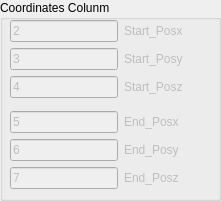
      <widget class="QGroupBox" name="groupBox_CoordCols">
       <property name="geometry">
        <rect>
         <x>240</x>
         <y>10</y>
         <width>221</width>
         <height>201</height>
        </rect>
       </property>
       <property name="title">
        <string>Coordinates Colunm</string>
       </property>
       <widget class="QWidget" name="layoutWidget">
        <property name="geometry">
         <rect>
          <x>10</x>
          <y>20</y>
          <width>196</width>
          <height>175</height>
         </rect>
        </property>
        <layout class="QVBoxLayout" name="verticalLayout_2">
         <item>
          <layout class="QFormLayout" name="formLayout">
           <item row="0" column="0">
            <widget class="QLineEdit" name="ed_XStartCol">
             <property name="enabled">
              <bool>false</bool>
             </property>
             <property name="text">
              <string>2</string>
             </property>
            </widget>
           </item>
           <item row="0" column="1">
            <widget class="QLabel" name="lbl_startPosX">
             <property name="enabled">
              <bool>false</bool>
             </property>
             <property name="text">
              <string>Start_Posx</string>
             </property>
            </widget>
           </item>
           <item row="1" column="0">
            <widget class="QLineEdit" name="ed_yStart_Col">
             <property name="enabled">
              <bool>false</bool>
             </property>
             <property name="text">
              <string>3</string>
             </property>
            </widget>
           </item>
           <item row="1" column="1">
            <widget class="QLabel" name="lbl_StartPosY">
             <property name="enabled">
              <bool>false</bool>
             </property>
             <property name="text">
              <string>Start_Posy</string>
             </property>
            </widget>
           </item>
           <item row="2" column="0">
            <widget class="QLineEdit" name="ed_z_StartCol">
             <property name="enabled">
              <bool>false</bool>
             </property>
             <property name="text">
              <string>4</string>
             </property>
            </widget>
           </item>
           <item row="2" column="1">
            <widget class="QLabel" name="lbl_startPosZ">
             <property name="enabled">
              <bool>false</bool>
             </property>
             <property name="text">
              <string>Start_Posz</string>
             </property>
            </widget>
           </item>
          </layout>
         </item>
         <item>
          <layout class="QFormLayout" name="formLayout_2">
           <item row="0" column="0">
            <widget class="QLineEdit" name="ed_X_EndCol">
             <property name="enabled">
              <bool>false</bool>
             </property>
             <property name="text">
              <string>5</string>
             </property>
            </widget>
           </item>
           <item row="0" column="1">
            <widget class="QLabel" name="lbl_EndPosX">
             <property name="enabled">
              <bool>false</bool>
             </property>
             <property name="text">
              <string>End_Posx</string>
             </property>
            </widget>
           </item>
           <item row="1" column="0">
            <widget class="QLineEdit" name="ed_yEnd_Col_2">
             <property name="enabled">
              <bool>false</bool>
             </property>
             <property name="text">
              <string>6</string>
             </property>
            </widget>
           </item>
           <item row="1" column="1">
            <widget class="QLabel" name="lbl_EndPosY">
             <property name="enabled">
              <bool>false</bool>
             </property>
             <property name="text">
              <string>End_Posy</string>
             </property>
            </widget>
           </item>
           <item row="2" column="0">
            <widget class="QLineEdit" name="ed_z_EndCol">
             <property name="enabled">
              <bool>false</bool>
             </property>
             <property name="text">
              <string>7</string>
             </property>
            </widget>
           </item>
           <item row="2" column="1">
            <widget class="QLabel" name="lbl_EndPosZ">
             <property name="enabled">
              <bool>false</bool>
             </property>
             <property name="text">
              <string>End_Posz</string>
             </property>
            </widget>
           </item>
          </layout>
         </item>
        </layout>
       </widget>
      </widget>
